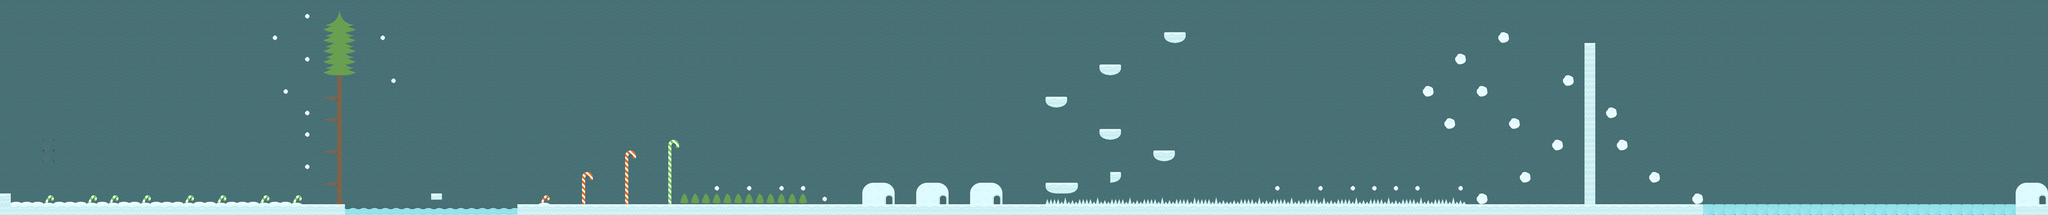

Rendered tile map (Tiled .tmx) drawn with the repository's tilesets; below, a short description and the map source with its tile grids summarised:
An orthogonal 190x20 tile map with 35x35 px tiles, 2 tile layers (sky, collision), 2 tilesets.

<map version="1.0" tiledversion="1.0.1" orientation="orthogonal" renderorder="right-down" width="190" height="20" tilewidth="35" tileheight="35" nextobjectid="1">
 <tileset firstgid="1" name="ice_sheet" tilewidth="35" tileheight="35" tilecount="98" columns="14">
  <image source="../spritesheets/ice_sheet.png" trans="ff00ff" width="490" height="245" />
 </tileset>
 <tileset firstgid="99" name="tiles_spritesheet_level1" tilewidth="35" tileheight="35" spacing="1" tilecount="168" columns="12">
  <image source="../spritesheets/tiles_spritesheet_level1.png" width="457" height="503" />
  <terraintypes>
   <terrain name="New Terrain" tile="-1" />
  </terraintypes>
 </tileset>
 <layer name="sky" width="190" height="20" opacity="0.5">
  <data>[3800 cells, 3800 non-empty, 2 distinct tile ids]</data>
 </layer>
 <layer name="collision" width="190" height="20">
  <properties>
   <property name="collision" value="true" />
  </properties>
  <data>[3800 cells, 405 non-empty, 34 distinct tile ids]</data>
 </layer>
</map>
